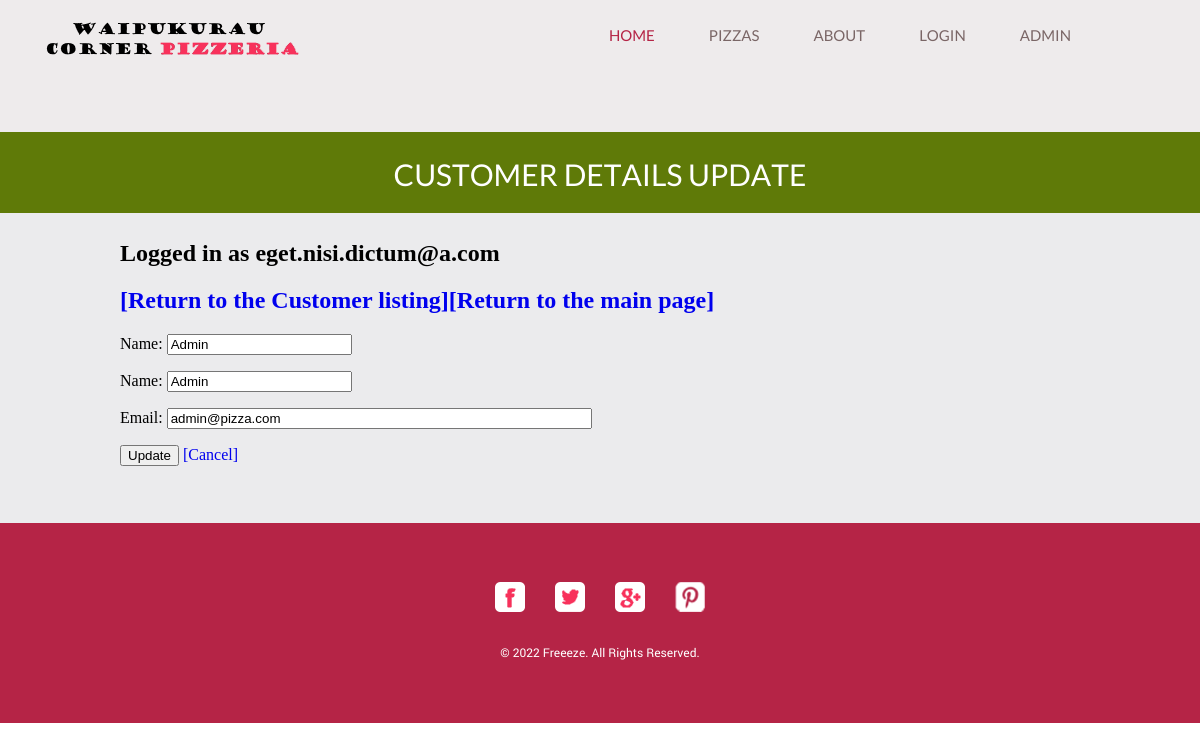
The app's page /editcustomer.php?id=1 (signed in) with its own data.
### tables this page shows
CREATE TABLE IF NOT EXISTS customer (
  customerID int unsigned NOT NULL auto_increment,
  firstname varchar(50) NOT NULL,
  lastname varchar(50) NOT NULL,
  email varchar(100) NOT NULL,
  role varchar(50) NOT NULL default 'customer',  
  password varchar(40) NOT NULL default '.',
  PRIMARY KEY (customerID)
) AUTO_INCREMENT=1;

### editcustomer.php (the view, shortened to what this page needs)
<!DOCTYPE HTML>
<html>
<head>
</head>
<body>
  <?php
  include "header.php";
  include "menu.php";
  ?>
  <div id="body">
    <div class="header">
      <div>
        <h1>Customer Details Update</h1>
      </div>
    </div>
    <div class="body">
      <div>
        <?php
        include_once "checksession.php";
        $DBC = mysqli_connect("127.0.0.1", DBUSER, DBPASSWORD, DBDATABASE);
        if ($_SERVER["REQUEST_METHOD"] == "GET") {
          $id = $_GET['id'];
        }
        $query = 'SELECT customerID,firstname,lastname,email FROM customer WHERE customerid=' . $id;
        $result = mysqli_query($DBC, $query);
        $rowcount = mysqli_num_rows($result);
        if ($rowcount > 0) {
          $row = mysqli_fetch_assoc($result);
        ?>
          <h2><a href='listcustomers.php'>[Return to the Customer listing]</a><a href='/pizza/'>[Return to the main page]</a></h2>
          <form method="POST" action="editcustomer.php">
            <p>
              <label for="firstname">Name: </label>
              <input type="text" id="firstname" name="firstname" minlength="5" maxlength="50" required value="<?php echo $row['firstname']; ?>">
            </p>
            <p>
              <label for="lastname">Name: </label>
              <input type="text" id="lastname" name="lastname" minlength="5" maxlength="50" required value="<?php echo $row['lastname']; ?>">
            </p>
            <p>
              <label for="email">Email: </label>
              <input type="email" id="email" name="email" maxlength="100" size="50" required value="<?php echo $row['email']; ?>">
            </p>
            <input type="submit" name="submit" value="Update">
            <a href="listcustomers.php">[Cancel]</a>
          </form>
        <?php
        } else {
          echo "<h2>Customer not found with that ID</h2>";
        }
        ?>
      </div>
    </div>
  </div>
</body>
<?php
include "footer.php"
?>
</html>

### css/style.css (style rules this page uses)
body { margin: 0; padding: 0; position: relative; width: auto; }
a { text-decoration: none; outline: none; }
#body { margin: 0; overflow: hidden; padding: 0; position: relative; width: 100%; }
#body div.header { background-color: #5F7A08; margin: 0 auto; max-width: none; overflow: hidden; padding: 0; }
#body div.header div { margin: 0 auto; max-width: 960px; padding: 0; }
#body div.header div h1 { color: #FFFFFF; font-family: lato-regular-webfont; font-size: 30px; font-weight: normal; line-height: 30px; margin: 0; padding: 28px 0 23px; text-align: center; text-transform: uppercase; }
#body div.body { background-color: #ebebed; margin: 0; max-width: none; min-height: 249px; overflow: hidden; padding: 0; width: 100%; }
#body div { margin: 0 auto; max-width: 960px; padding: 7px 0 57px; }

### records on screen
customer: firstname "Admin", lastname "Admin", email "admin@pizza.com"

### other values on screen
$un "eget.nisi.dictum@a.com"
